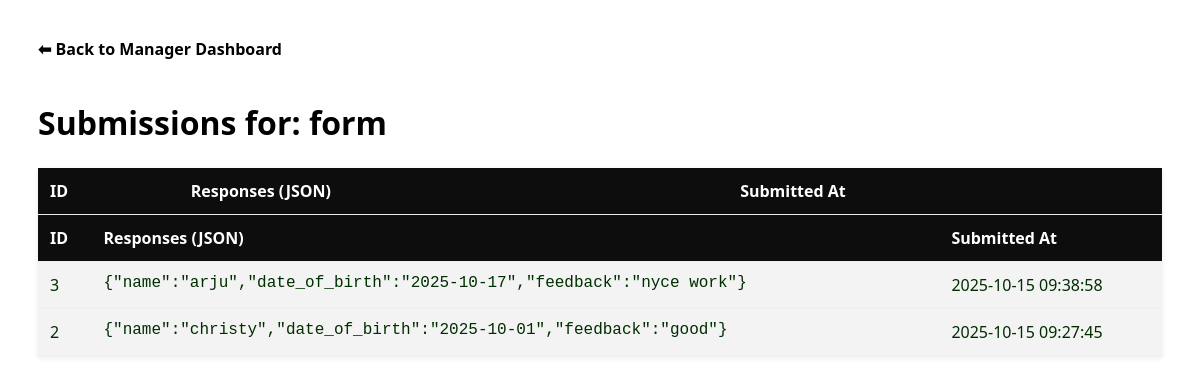
/view_submissions.php?form_id=2, run on the app's committed database.
### tables this page shows
CREATE TABLE forms (
    id INTEGER PRIMARY KEY AUTOINCREMENT,
    title TEXT,
    structure TEXT,
    created_at TEXT
);

CREATE TABLE submissions (
    id INTEGER PRIMARY KEY AUTOINCREMENT,
    form_id INTEGER,
    responses TEXT,
    submitted_at DATETIME DEFAULT CURRENT_TIMESTAMP,
    FOREIGN KEY(form_id) REFERENCES forms(id)
);

### view_submissions.php (the view, shortened to what this page needs)
<?php
try {
require_once 'db.php';
    $db->setAttribute(PDO::ATTR_ERRMODE, PDO::ERRMODE_EXCEPTION);
} catch (Exception $e) {
    die("Database connection failed: " . htmlspecialchars($e->getMessage()));
}
$form_id = $_GET['form_id'] ?? null;
$formStmt = $db->prepare("SELECT * FROM forms WHERE id = ?");
$formStmt->execute([$form_id]);
$form = $formStmt->fetch(PDO::FETCH_ASSOC);
$subStmt = $db->prepare("SELECT * FROM submissions WHERE form_id = ? ORDER BY submitted_at DESC");
$subStmt->execute([$form_id]);
$submissions = $subStmt->fetchAll(PDO::FETCH_ASSOC);
?>
<!DOCTYPE html>
<html lang="en">
<head>
</head>
<body>
<a href="manager_dashboard.php" class="back-link">⬅ Back to Manager Dashboard</a>
<h1>Submissions for: <?= htmlspecialchars($form['title']) ?></h1>
<?php if (empty($submissions)): ?>
  <p>No submissions found for this form.</p>
<?php else: ?>
  <table>
    <thead>
      <tr>
        <th>ID</th>
        <th>Responses (JSON)</th>
        <th>Submitted At</th>
      </tr>
    <?php if (empty($submissions)): ?>
  <p>No submissions found for this form.</p>
<?php else: ?>
  <table>
    <thead>
      <tr>
        <th>ID</th>
        <th>Responses (JSON)</th>
        <th>Submitted At</th>
      </tr>
    </thead>
    <tbody>
      <?php foreach ($submissions as $sub): ?>
        <tr>
          <td><?= htmlspecialchars($sub['id']) ?></td>
          <td><pre><?= htmlspecialchars($sub['responses']) ?></pre></td>
          <td><?= htmlspecialchars($sub['submitted_at']) ?></td>
        </tr>
      <?php endforeach; ?>
    </tbody>
  </table>
<?php endif; ?>
<?php endif; ?>
</body>
</html>

### view_submissions.php (style rules this page uses)
body { font-family: 'Segoe UI', Tahoma, Geneva, Verdana, sans-serif; background: #ffff; color: #000000; padding: 30px; }
a.back-link { display: inline-block; margin-bottom: 20px; color: #000000; text-decoration: none; font-weight: bold; }
h1 { margin-bottom: 24px; }
table { width: 100%; border-collapse: collapse; background: #f1f1f1cf; color: #012e00; box-shadow: 0 2px 6px rgba(0,0,0,0.08); }
th, td { padding: 12px; border-bottom: 1px solid #eee; vertical-align: top; text-align: left; }
th { background: #000000f1; color: white; }
pre { white-space: pre-wrap; font-family: Consolas, monospace; margin: 0; max-height: 250px; overflow: auto; }

### data on the page
forms: title "form"
submissions: id "3", responses "{\"name\":\"arju\",\"date_of_birth\":\"2025-10-17\",\"feedback\":\"nyce work\"}", submitted_at "2025-10-15 09:38:58"
submissions: id "2", responses "{\"name\":\"christy\",\"date_of_birth\":\"2025-10-01\",\"feedback\":\"good\"}", submitted_at "2025-10-15 09:27:45"
